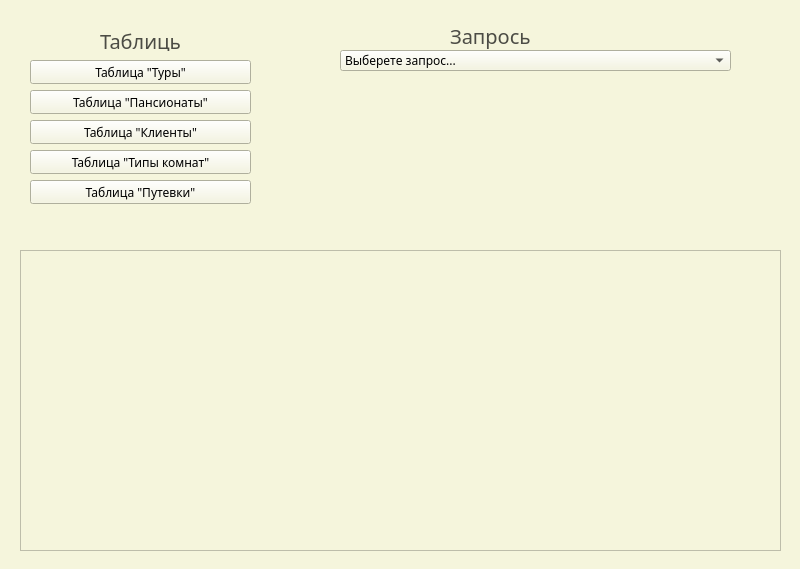
<?xml version="1.0" encoding="UTF-8"?>
<ui version="4.0">
 <class>MainWindow</class>
 <widget class="QMainWindow" name="MainWindow">
  <property name="geometry">
   <rect>
    <x>0</x>
    <y>0</y>
    <width>800</width>
    <height>569</height>
   </rect>
  </property>
  <property name="minimumSize">
   <size>
    <width>800</width>
    <height>569</height>
   </size>
  </property>
  <property name="maximumSize">
   <size>
    <width>800</width>
    <height>569</height>
   </size>
  </property>
  <property name="windowTitle">
   <string>ZRUD</string>
  </property>
  <property name="styleSheet">
   <string notr="true">font-family: Roboto Light;
background-color:  #F5F5DC;</string>
  </property>
  <widget class="QWidget" name="centralwidget">
   <widget class="QLabel" name="label">
    <property name="geometry">
     <rect>
      <x>100</x>
      <y>30</y>
      <width>81</width>
      <height>21</height>
     </rect>
    </property>
    <property name="font">
     <font>
      <family>Roboto 54</family>
      <pointsize>15</pointsize>
      <italic>false</italic>
      <underline>false</underline>
      <stylestrategy>PreferAntialias</stylestrategy>
     </font>
    </property>
    <property name="layoutDirection">
     <enum>Qt::LayoutDirection::RightToLeft</enum>
    </property>
    <property name="styleSheet">
     <string notr="true">background-color:None;
color: #4c4c45;
</string>
    </property>
    <property name="text">
     <string>Таблицы</string>
    </property>
   </widget>
   <widget class="QLabel" name="label_2">
    <property name="geometry">
     <rect>
      <x>10</x>
      <y>20</y>
      <width>261</width>
      <height>201</height>
     </rect>
    </property>
    <property name="styleSheet">
     <string notr="true">backhround-color: None;
border: 5px;
border-radius: 15px;
opacity: .3;
background-color:rgba(196, 196,176 , .5);</string>
    </property>
    <property name="text">
     <string/>
    </property>
   </widget>
   <widget class="QComboBox" name="comboBox_2">
    <property name="geometry">
     <rect>
      <x>340</x>
      <y>50</y>
      <width>391</width>
      <height>21</height>
     </rect>
    </property>
    <property name="styleSheet">
     <string notr="true"/>
    </property>
    <item>
     <property name="text">
      <string>Выберете запрос...</string>
     </property>
    </item>
    <item>
     <property name="text">
      <string>Выборка по количеству комнат</string>
     </property>
    </item>
    <item>
     <property name="text">
      <string>Выборка по цене комнат</string>
     </property>
    </item>
    <item>
     <property name="text">
      <string>Выборка Тура по транспорту</string>
     </property>
    </item>
    <item>
     <property name="text">
      <string>Выборка Пансионата по городу Барнаул и наличию бассейна</string>
     </property>
    </item>
    <item>
     <property name="text">
      <string>Выборка Пансионата по Городу Анапа или наличию спа-салона</string>
     </property>
    </item>
    <item>
     <property name="text">
      <string>Декатово произведение двух таблиц</string>
     </property>
    </item>
    <item>
     <property name="text">
      <string>Сравнение таблиц по равенству 1</string>
     </property>
    </item>
    <item>
     <property name="text">
      <string>Сравнение таблиц по равенству 2</string>
     </property>
    </item>
    <item>
     <property name="text">
      <string>Right join</string>
     </property>
    </item>
    <item>
     <property name="text">
      <string>Left join</string>
     </property>
    </item>
    <item>
     <property name="text">
      <string>Количество клиентов</string>
     </property>
    </item>
    <item>
     <property name="text">
      <string>Сумма цены</string>
     </property>
    </item>
    <item>
     <property name="text">
      <string>Группировка по одному столбцу</string>
     </property>
    </item>
   </widget>
   <widget class="QLabel" name="label_3">
    <property name="geometry">
     <rect>
      <x>450</x>
      <y>20</y>
      <width>81</width>
      <height>31</height>
     </rect>
    </property>
    <property name="font">
     <font>
      <family>Roboto 54</family>
      <pointsize>15</pointsize>
     </font>
    </property>
    <property name="whatsThis">
     <string>&lt;html&gt;&lt;head/&gt;&lt;body&gt;&lt;p align=&quot;center&quot;&gt;&lt;br/&gt;&lt;/p&gt;&lt;/body&gt;&lt;/html&gt;</string>
    </property>
    <property name="styleSheet">
     <string notr="true">background-color:None;
color: #4c4c45;

</string>
    </property>
    <property name="text">
     <string>Запросы</string>
    </property>
   </widget>
   <widget class="QLabel" name="label_4">
    <property name="geometry">
     <rect>
      <x>10</x>
      <y>240</y>
      <width>781</width>
      <height>321</height>
     </rect>
    </property>
    <property name="styleSheet">
     <string notr="true">backhround-color: None;
border: 5px;
border-radius: 15px;
border-color: black;
opacity: .3;
background-color:rgba(196, 196,176 , .5);</string>
    </property>
    <property name="text">
     <string/>
    </property>
   </widget>
   <widget class="QTableWidget" name="tableWidget">
    <property name="geometry">
     <rect>
      <x>20</x>
      <y>250</y>
      <width>761</width>
      <height>301</height>
     </rect>
    </property>
   </widget>
   <widget class="QPushButton" name="pushButton">
    <property name="geometry">
     <rect>
      <x>30</x>
      <y>60</y>
      <width>221</width>
      <height>24</height>
     </rect>
    </property>
    <property name="text">
     <string>Таблица &quot;Туры&quot;</string>
    </property>
   </widget>
   <widget class="QPushButton" name="pushButton_2">
    <property name="geometry">
     <rect>
      <x>30</x>
      <y>90</y>
      <width>221</width>
      <height>24</height>
     </rect>
    </property>
    <property name="text">
     <string>Таблица &quot;Пансионаты&quot;</string>
    </property>
   </widget>
   <widget class="QPushButton" name="pushButton_3">
    <property name="geometry">
     <rect>
      <x>30</x>
      <y>120</y>
      <width>221</width>
      <height>24</height>
     </rect>
    </property>
    <property name="text">
     <string>Таблица &quot;Клиенты&quot;</string>
    </property>
   </widget>
   <widget class="QPushButton" name="pushButton_4">
    <property name="geometry">
     <rect>
      <x>30</x>
      <y>150</y>
      <width>221</width>
      <height>24</height>
     </rect>
    </property>
    <property name="text">
     <string>Таблица &quot;Типы комнат&quot;</string>
    </property>
   </widget>
   <widget class="QPushButton" name="pushButton_5">
    <property name="geometry">
     <rect>
      <x>30</x>
      <y>180</y>
      <width>221</width>
      <height>24</height>
     </rect>
    </property>
    <property name="text">
     <string>Таблица &quot;Путевки&quot;</string>
    </property>
   </widget>
   <widget class="QLabel" name="label_5">
    <property name="geometry">
     <rect>
      <x>330</x>
      <y>20</y>
      <width>411</width>
      <height>71</height>
     </rect>
    </property>
    <property name="styleSheet">
     <string notr="true">backhround-color: None;
border: 5px;
border-radius: 15px;
opacity: .3;
background-color:rgba(196, 196,176 , .5);</string>
    </property>
    <property name="text">
     <string/>
    </property>
   </widget>
   <zorder>label_2</zorder>
   <zorder>label</zorder>
   <zorder>label_4</zorder>
   <zorder>tableWidget</zorder>
   <zorder>pushButton</zorder>
   <zorder>pushButton_2</zorder>
   <zorder>pushButton_3</zorder>
   <zorder>pushButton_4</zorder>
   <zorder>pushButton_5</zorder>
   <zorder>label_5</zorder>
   <zorder>comboBox_2</zorder>
   <zorder>label_3</zorder>
  </widget>
 </widget>
 <resources/>
 <connections/>
</ui>
